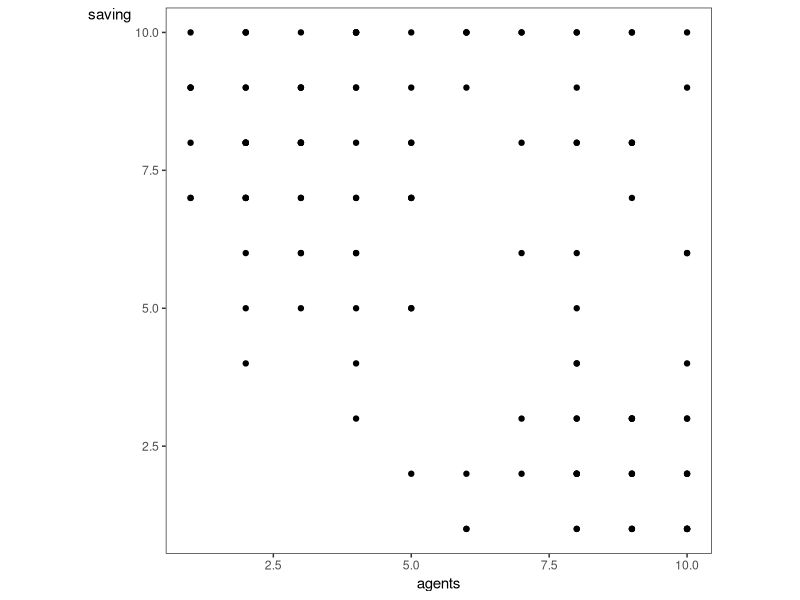
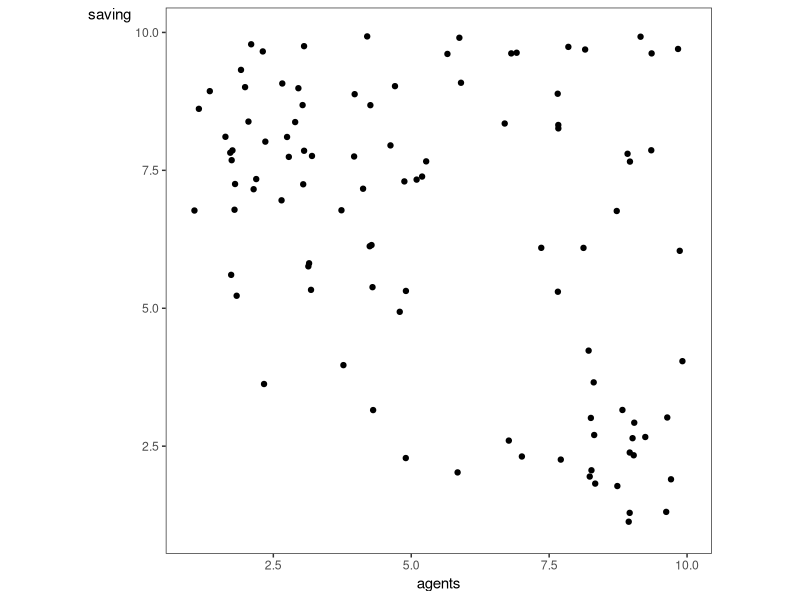

Here is the R script that generated these plots, in order: (Note: this script raises an error after producing the figures.)
# load pre-requisite libraries
library(tidyverse)
library(broom)

# the theme for graphics
# just for asthetic reasons
# does not matter for analysis
graph_theme <- theme_bw() +
  theme(aspect.ratio = 1,
        legend.position = "none",
        panel.grid.major = element_blank(),
        panel.grid.minor = element_blank(),
        axis.title.y = element_text(angle = 0))


insurance <- read_csv("insurance.csv")
View(insurance)

nrows <- nrow(insurance)
nrows

ggplot(data = insurance) +
  geom_point(mapping = aes(x = agents, y = saving)) +
  xlim(1, 10) + ylim(1, 10) +
  graph_theme

ggplot(data = insurance) +
  geom_jitter(mapping = aes(x = agents, y = saving)) +
  xlim(1, 10) + ylim(1, 10) +
  graph_theme

# run k-means with 3 segments
k <- 3
(kmeans_res <- kmeans(insurance, centers = k))

(kmeans_fitted <- fitted(kmeans_res))

(kmeans_fitted <- tidy(fitted(kmeans_res)) %>% rename(segment = .rownames))

(insurance_segmented <- insurance %>%
  mutate(segment = factor(kmeans_fitted$segment)))

ggplot(insurance_segmented) +
  geom_jitter(aes(x = agents, y = saving, color = segment)) +
  xlim(1, 10) + ylim(1, 10) +
  graph_theme

#Profile each segment
profile <- kmeans_fitted %>%
  group_by(segment, agents, saving) %>% summarize(size = n() / nrows)
profile

ggplot(insurance_segmented) +
  geom_point(data = profile, mapping = aes(x = agents, y = saving, size = size)) + 
  geom_jitter(aes(x = agents, y = saving, color = segment)) +
  xlim(1, 10) + ylim(1, 10) +
  graph_theme

